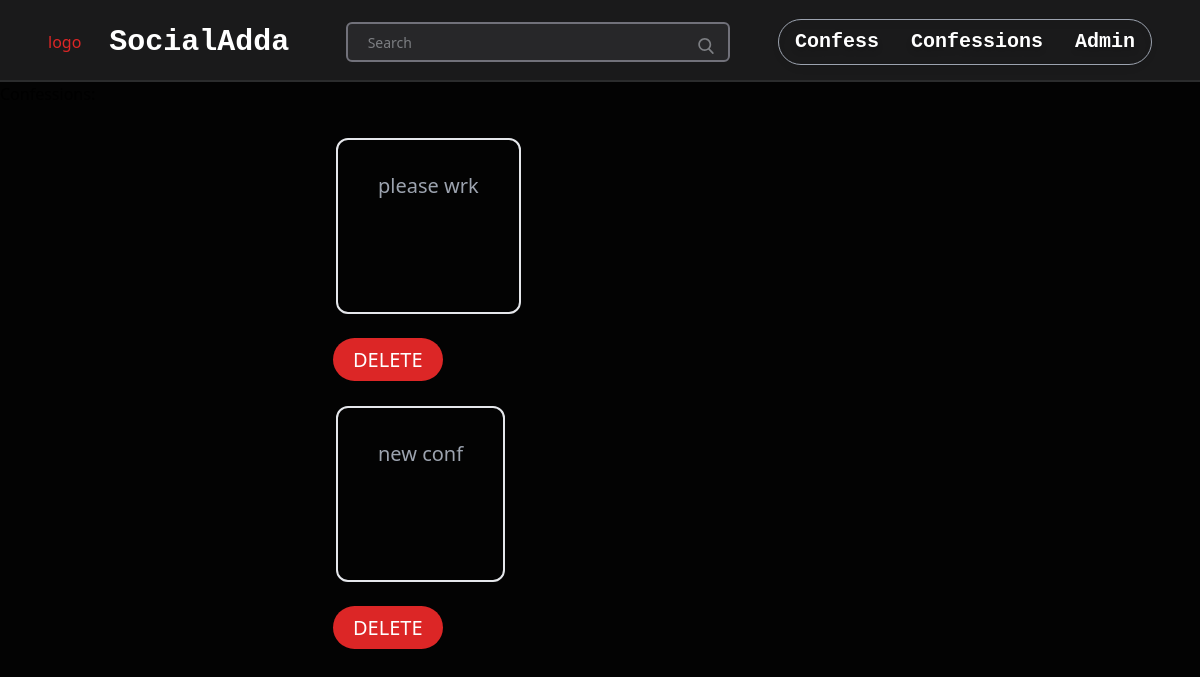
Before: /first_app/adminList/ with the older database file.
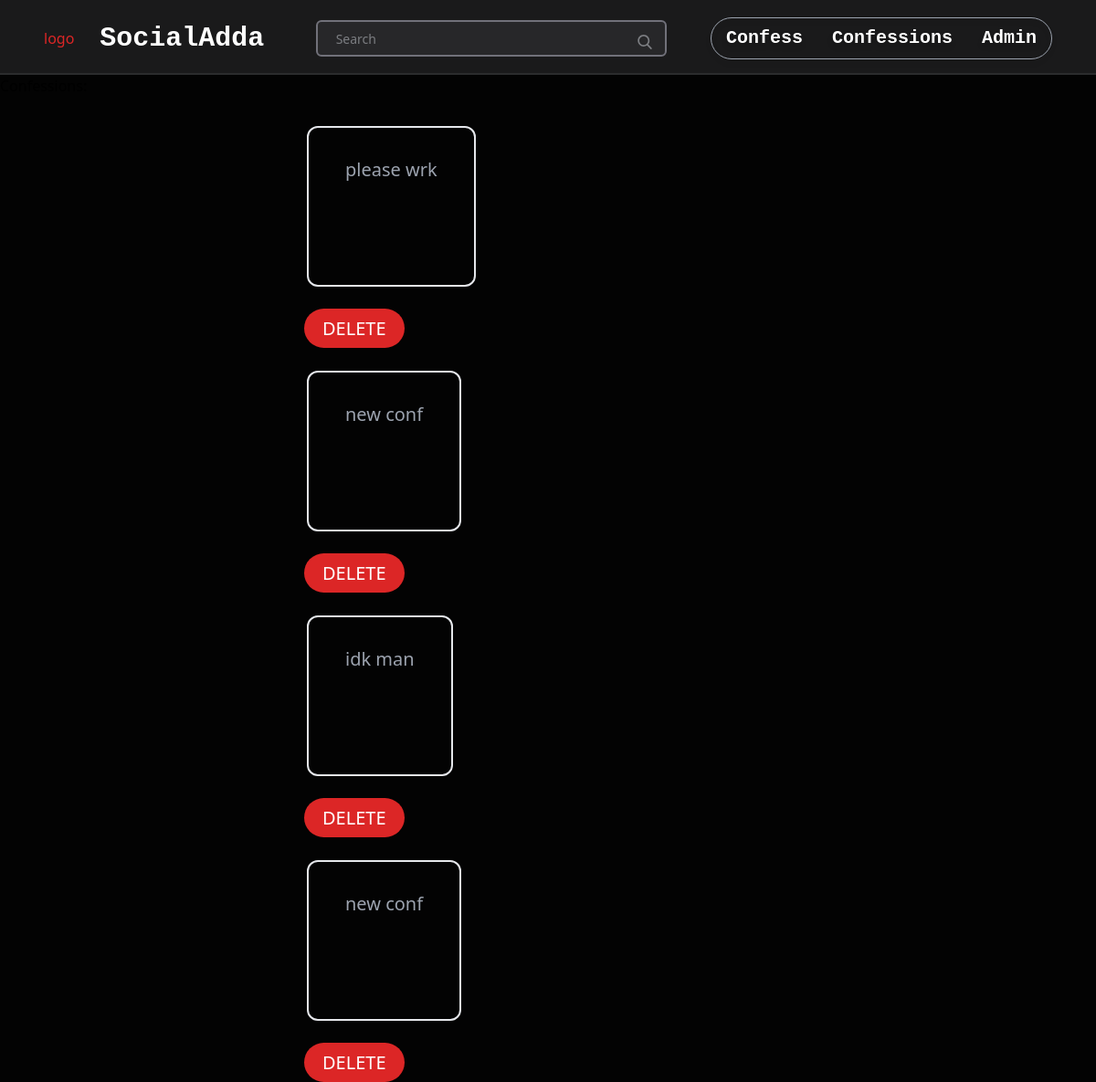
After: the same page with the newer database file.
### first_app/models.py (models this page shows, shortened)
class Conf(models.Model):
    votes = models.IntegerField(default=0)
    heading = models.CharField(max_length=150)
    text = models.TextField(max_length=500)
    visible = models.BooleanField(default=False)
    visibleTime = models.TimeField(auto_now=True)
    class Meta:
        ordering = ['-visibleTime']

### first_app/views.py (the view)
# urls.py: path(r'adminList/', views.adminList, name = 'adminList'),
def adminList(request):
    lis = Conf.objects.all()
    if request.method == 'POST':
        pls = Conf.objects.get(pk=request.POST.get('id'))
        pls.visible = True
        pls.save()
    return render(request, 'first_app/adminList.html', {'object_list':lis})

### templates/first_app/adminList.html (shortened to what this page needs)
<!DOCTYPE html>
{% extends "first_app/start.html" %}
{% block body_block %}
{% load my_extras %}
<h1>Confessions:</h1>
<div class="container text-white px-12">
    {% if object_list %}
    <ol class="table">
        {% for conf in object_list %}
        <li class="list-item my-8 rounded-xl border-2 border-separate mx-72 py-10 text-left px-10 pt-5 pb-28 max-w-max">
            <h2 class="mt-3 text-xl text-gray-400 max-w-max">{{conf.text}}</h2>
        </li>
        <a id = "tt" class = "mx-5 text-left text-xl px-5 py-2 text-white bg-red-600 rounded-full" href="{% url 'first_app:deleteView' conf.pk %}">DELETE</a>
        {%endfor%}
    </ol>
		{%else%}
    <h1>NO CONFESSIONS</h1>
    {%endif%}
</div>
{%endblock%}

Changed rows visible on the page:
added Conf: text "idk man"
added Conf: text "new conf"
